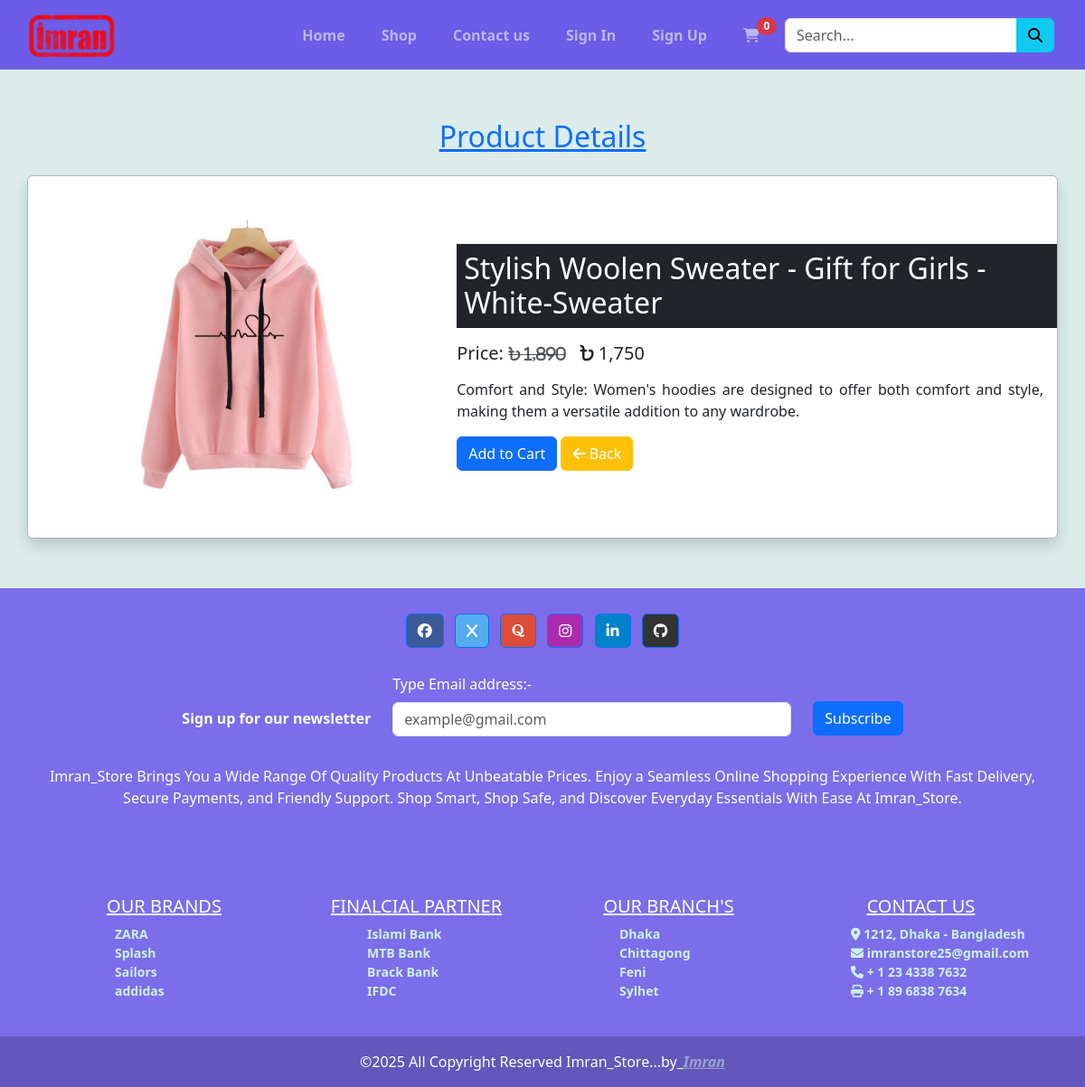
Screenshot of /single-product.php?id=43 with the database file from the repository.
### tables this page shows
CREATE TABLE `products` (
  `id` int NOT NULL,
  `name` varchar(255) NOT NULL,
  `regular_price` int NOT NULL,
  `sales_price` int NOT NULL,
  `images` varchar(255) NOT NULL,
  `category_id` int NOT NULL,
  `category_name` varchar(255) NOT NULL,
  `description` longtext NOT NULL,
  `created_at` timestamp NOT NULL DEFAULT CURRENT_TIMESTAMP
);

### single-product.php (the view, shortened to what this page needs)
<?php
require_once './components/header.php';
$id = $_GET['id'] ?? null;
$getProductQuery = "SELECT * FROM `products` WHERE `id` = $id";
$getProductResult = $conn->query($getProductQuery);
$product = $getProductResult->fetch_assoc();
?>
<div style="background-color: #d9ebeaec;">
    <div class="container" style="padding: 55px 0px;">
        <h2 class=" forSame-color text-center text-decoration-underline mb-4">Product Details</h2>
        <div class="row border border-1 border-dark-subtle rounded shadow bg-white align-items-center py-5 mx-0">
            <div class="col-lg-5 col-md-5 col-sm-12 text-center px-lg-0 px-md-0">
                <img src="./assets/img/products/<?= $product['images'] ?>" alt="<?= $product['name'] ?>"
                    class="card-img-top img-fluid object-fit-contain" style="height: 60%; width: 60%;">
            </div>
            <div class="col-lg-7 col-md-7 col-sm-12 px-lg-0 px-md-0 ">
                <h2 class="text-white bg-dark p-2"> <?= $product['name'] ?></h2>
                <div class="d-flex gap-3 py-2">
                    <p class="h5">Price: <span
                            class="text-decoration-line-through text-muted small fa-solid fa-bangladeshi-taka-sign">
                            <?= number_format($product['regular_price']) ?></span>
                    </p>
                    <p class="h5"><span class="fa-solid fa-bangladeshi-taka-sign"></span>
                        <?= number_format($product['sales_price']) ?></p>
                </div>
                <p class="productDescriptionP" style=" text-align: justify; max-width: 700px;">
                    <?= $product['description'] ?></p>
                <form action="" class=" d-inline-block" method="POST">
                    <button type="submit" class="btn btn-primary viewDetailsBtnsSingle1" name="addToCart">Add to
                        Cart</button>
                </form>
                <a href="shop.php" class="btn btn-warning text-white viewDetailsBtnsSingle2 "><i
                        class="fa-solid fa-arrow-left"></i> Back</a>
            </div>
        </div>
    </div>
</div>
<?php
require_once './components/footer.php';
?>

### assets/css/style.css (style rules this page uses)
body { margin: 0; padding: 0; box-sizing: border-box; }
.forSame-color { color: #0f6efd !important; }
@media screen and (max-width: 1750px) { .productDescriptionP { padding-right: 15px !important; } }

### rows the page displays
products: images (picture), name "Stylish Woolen Sweater - Gift for Girls - White-Sweater", regular_price "1,890", sales_price "1,750", description "Comfort and Style: Women's hoodies are designed to offer both comfort and style, making them a versatile addition to any wardrobe."
